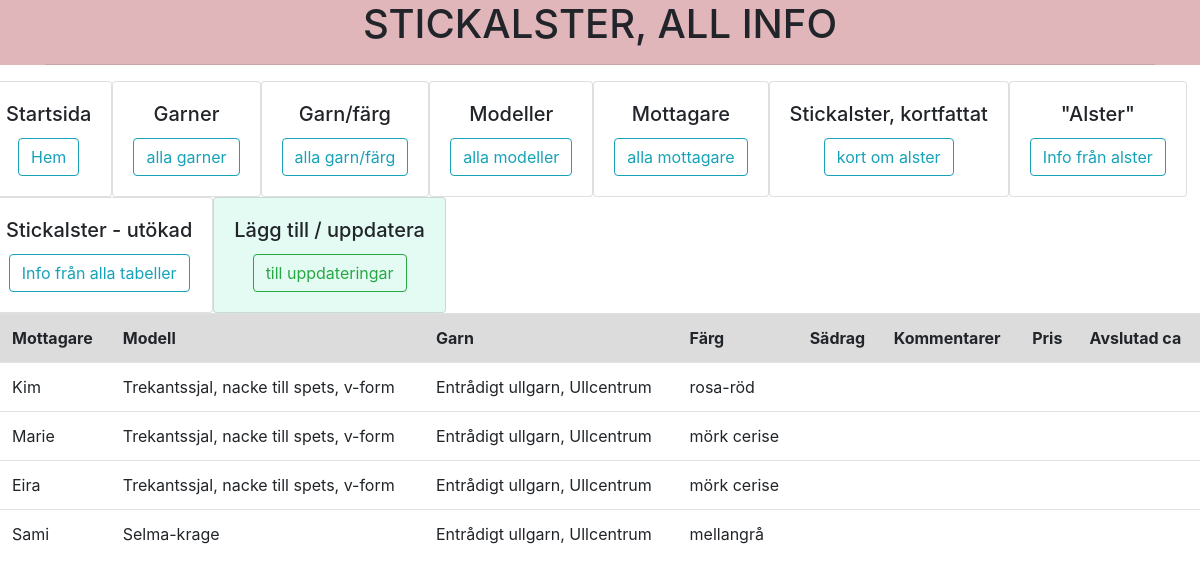
Screenshot of /alsterExt2View.php with the database file from the repository.
### tables this page shows
CREATE TABLE `mottagare` (
  `ID` int(11) NOT NULL,
  `namn` varchar(45) NOT NULL,
  `kontakt` varchar(45) DEFAULT NULL
);

CREATE TABLE `item` (
  `ID` int(11) NOT NULL,
  `modellTyp` varchar(60) NOT NULL COMMENT 'Type of object, name of model, technique used, "Trekantssjal uppifrån och ner"',
  `Kategori_namn` varchar(45) NOT NULL
);

CREATE TABLE `garn` (
  `ID` int(11) NOT NULL,
  `nameManuf` varchar(45) DEFAULT NULL,
  `material` varchar(45) DEFAULT NULL
);

CREATE TABLE `colour` (
  `fargNamn` varchar(45) NOT NULL
);

### alsterExt2View.php (the view, shortened to what this page needs)
<?php
    include 'header.php';
?>
<header class="header text-center">
    <div class="container">
    <h1 class="text-uppercase mb-0"><?=PAGE_ALSTEREXT?></h1>
    <hr>
    </div>
</header>
<?php
    include 'navigation.php';
?>
<?php
$query =
"SELECT m.namn as 'Mottagare', i.modellTyp as 'Modell', g.nameManuf AS 'Garn',
c.fargNamn AS 'Färg', a.feature AS 'Särdrag', a.kommentarer as 'Kommentarer',
a.pris AS 'Pris', a.datumFinish AS 'Avslutad ca'
FROM
mottagare AS m, item AS i, garn AS g, colour AS c, alster AS a, alster_has_garn_has_colour AS agc, garn_has_colour AS ghc
WHERE
a.Mottagare_ID = m.ID AND
a.Item_ID = i.ID AND
agc.Alster_ID = a.ID AND
agc.Garn_has_colour_ID = ghc.ID AND
ghc.Garn_ID = g.ID AND
ghc.fargNamn = c.fargNamn";
$table = mysqli_query($connection,$query)
or die(mysqli_error($connection));
?>
<table class="table">
    <tr style="background-color:gainsboro">
    <th>Mottagare</th>
    <th>Modell</th>
    <th>Garn</th>
    <th>Färg</th>
    <th>Sädrag</th>
    <th>Kommentarer</th>
    <th>Pris</th>
    <th>Avslutad ca</th>
    </tr>
    <?php while($row = $table->fetch_assoc()): ?>
    <tr>
    <td><?=$row['Mottagare'] ?></td>
    <td><?=$row['Modell'] ?></td>
    <td><?=$row['Garn'] ?></td>
    <td><?=$row['Färg'] ?></td>
    <td><?=$row['Särdrag'] ?></td>
    <td><?=$row['Kommentarer'] ?></td>
    <td><?=$row['Pris'] ?></td>
    <td><?=$row['Avslutad ca'] ?></td>
    </tr>
    <?php endwhile?>
</table>

### header.php (shortened to what this page needs)
<!doctype html>
<html lang="sv">
  <head>
        <link rel="stylesheet" href="https://maxcdn.bootstrapcdn.com/bootstrap/4.0.0/css/bootstrap.min.css">
        <link rel="stylesheet" href="style.css">
    </head>
    <body>

### navigation.php (shortened to what this page needs)
<div class="row">
    <div class="card">
        <div class="card-body" style="text-align:center">
            <h5 class="card-title">Startsida</h5>
            <a href="index.php" class="btn btn-outline-info">Hem</a>
        </div>
    </div>
    <div class="card">
        <div class="card-body" style="text-align:center">
            <h5 class="card-title">Garner</h5>
            <a href="garnView.php" class="btn btn-outline-info">alla garner</a>
        </div>
    </div>
    <div class="card">
        <div class="card-body" style="text-align:center">
            <h5 class="card-title">Garn/färg</h5>
            <a href="garnColourView.php" class="btn btn-outline-info">alla garn/färg</a>
        </div>
    </div>
    <div class="card">
        <div class="card-body" style="text-align:center">
            <h5 class="card-title">Modeller</h5>
            <a href="itemView.php" class="btn btn-outline-info">alla modeller</a>
        </div>
    </div>
    <div class="card">
        <div class="card-body" style="text-align:center">
            <h5 class="card-title">Mottagare</h5>
            <a href="mottagareView.php" class="btn btn-outline-info">alla mottagare</a>
        </div>
    </div>
    <div class="card">
        <div class="card-body" style="text-align:center">
            <h5 class="card-title">Stickalster, kortfattat</h5>
            <a href="alsterView.php" class="btn btn-outline-info">kort om alster</a>
        </div>
    </div>
    <div class="card">
        <div class="card-body" style="text-align:center">
            <h5 class="card-title">"Alster"</h5>
            <a href="alsterExtendedView.php" class="btn btn-outline-info">Info från alster</a>
        </div>
    </div>
    <div class="card">
        <div class="card-body" style="text-align:center">
            <h5 class="card-title">Stickalster - utökad</h5>
            <a href="alsterExt2View.php" class="btn btn-outline-info">Info från alla tabeller</a>
        </div>
    </div>
    <div class="card linkUpdate">
        <div class="card-body" style="text-align:center">
            <h5 class="card-title">Lägg till / uppdatera</h5>
            <a href="update.php" class="btn btn-outline-success">till uppdateringar</a>
        </div>
    </div>
</div>

### style.css (style rules this page uses)
header { background-color: rgba(201, 128, 137, 0.575) }
.linkUpdate { background-color: rgba(195, 247, 229, 0.445); }

### rows the page displays
mottagare: namn "Kim", item.modellTyp "Trekantssjal, nacke till spets, v-form", garn.nameManuf "Entrådigt ullgarn, Ullcentrum", colour.fargNamn "rosa-röd"
mottagare: namn "Marie", item.modellTyp "Trekantssjal, nacke till spets, v-form", garn.nameManuf "Entrådigt ullgarn, Ullcentrum", colour.fargNamn "mörk cerise"
mottagare: namn "Eira", item.modellTyp "Trekantssjal, nacke till spets, v-form", garn.nameManuf "Entrådigt ullgarn, Ullcentrum", colour.fargNamn "mörk cerise"
mottagare: namn "Sami", item.modellTyp "Selma-krage", garn.nameManuf "Entrådigt ullgarn, Ullcentrum", colour.fargNamn "mellangrå"

### other values shown
PAGE_ALSTEREXT "STICKALSTER, ALL INFO"
